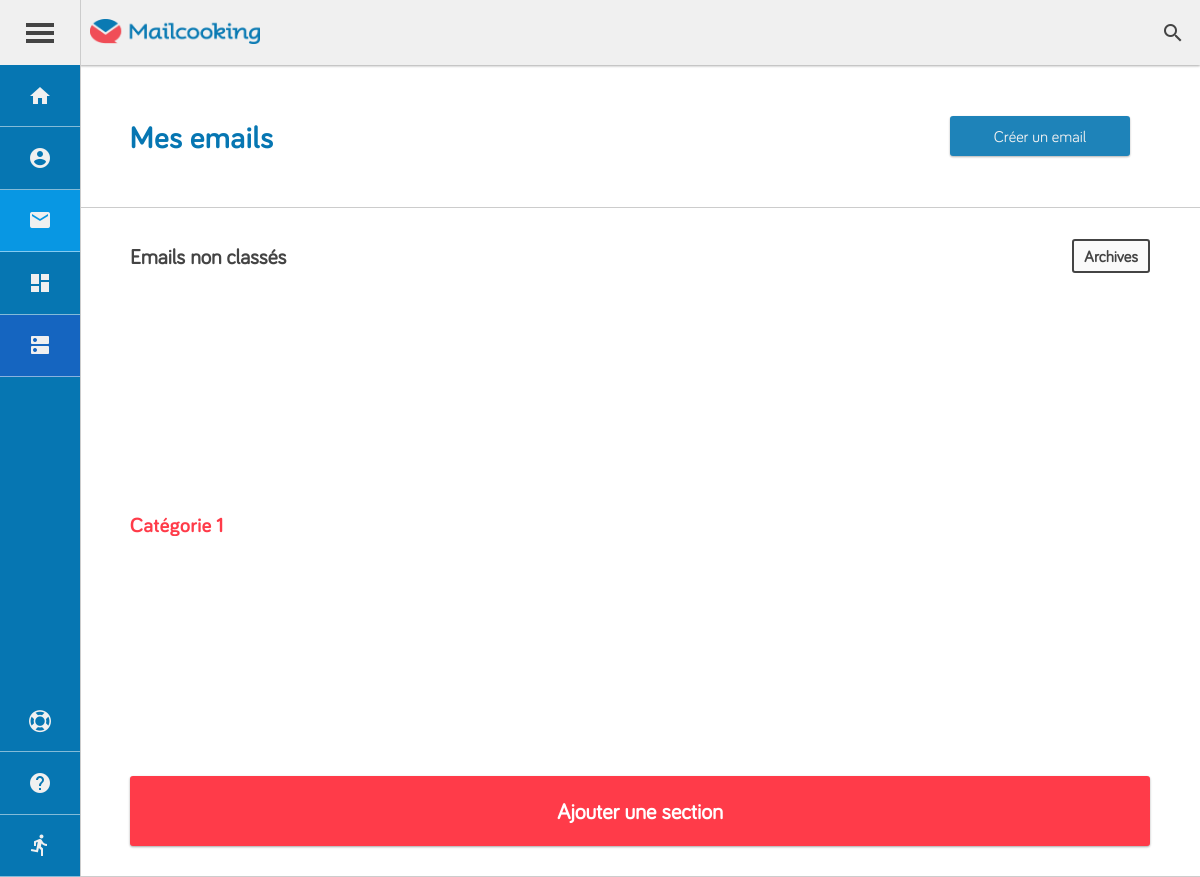
The app's page /?module=user&action=emails (signed in), older data.
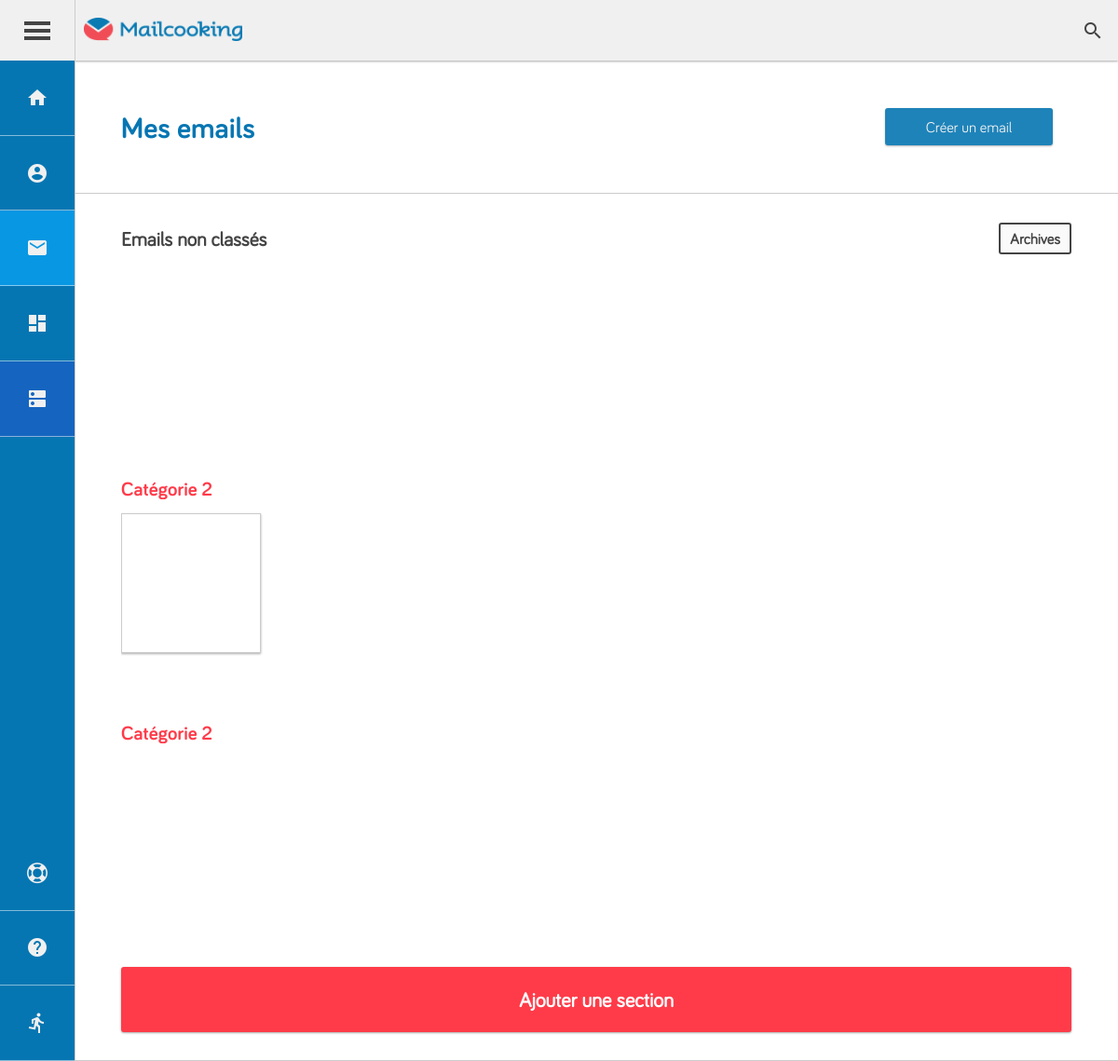
The same page, newer data.
### tables this page shows
CREATE TABLE `email_cat` (
  `cat_id` int(11) NOT NULL,
  `user_id` int(11) NOT NULL,
  `cat_name` varchar(100) NOT NULL
);

CREATE TABLE `mail_editor` (
  `id_mail` int(11) NOT NULL,
  `id_user` varchar(255) NOT NULL,
  `email_name` varchar(255) NOT NULL DEFAULT 'Sans Titre',
  `email_dom` longtext NOT NULL,
  `email_background` varchar(255) NOT NULL DEFAULT '#f0f0f0',
  `template_id` int(11) NOT NULL,
  `email_cat_id` int(11) DEFAULT NULL,
  `saved` tinyint(1) NOT NULL DEFAULT '0' COMMENT 'Statut de sauvegarde',
  `archive` tinyint(1) NOT NULL DEFAULT '0',
  `timestamp` timestamp NOT NULL DEFAULT CURRENT_TIMESTAMP
);

### core/coremodel.php (called while the page is built, shortened)
<?php
function selecttable($table, $options=array())
{
	global $connexion;
	try
	{
		$sql = 'SELECT * FROM ' . $table;
		if ((isset($options['wherecolumn'])) && (isset($options['wherevalue']))) {
			$sql .= ' WHERE ' . $options["wherecolumn"] . '="' . $options["wherevalue"] . '"';
		}
		if (isset($options['orderby'])) {
			$sql .= ' ORDER BY ' . $options["orderby"];
			if (isset($options["order"])) {
				$sql .= ' ' . $options["order"];
			}
		}
		$query = $connexion->query($sql);
		$data = $query->fetchAll();
		return $data;
	}
	catch (Exception $e)
	{
		die("Erreur SQL : " . $e->getMessage());
	}
}

### app/model/user/email/read_my_all_mails.php (called while the page is built, shortened)
<?php
	function read_my_all_mails($id, $archive)
	{
		global $connexion;
		try
		{
			$query = $connexion->prepare('SELECT *
											FROM mail_editor
												WHERE id_user=:id
												AND archive=:boul
												ORDER BY timestamp DESC');
			$query->bindParam(':id', $id, PDO::PARAM_INT);
			$query->bindParam(':boul', $archive, PDO::PARAM_INT);
			$query->execute();
			$email = $query->fetchAll();
			return $email;
		}
		catch (Exception $e)
		{
			die("Erreur SQL : " . $e->getMessage());
		}
	}

### app/view/user/emails.php (the view, shortened to what this page needs)
<?php
	include("app/view/layout/user/header.php");
?>
<div class="container container_emails">
	<div class="block full_block">
		<div class="pannel pannel_heading">
			<div class="row nowrap row-hori-between row-verti-center">
				<div>
					<h1>Mes emails</h1>
				</div>
				<div class="row row-verti-center nowrap">
					<button class="button_default button_primary">Créer un email</button>
				</div>
			</div>
		</div>
	</div>
	<div class="block full_block">
		<div class="pannel pannel_body" data-list-emails data-allow="0">
			<div class="col nowrap">
				<div class="pannel_title row row-hori-between row-verti-center">
					<h2>Emails non classés</h2>
					<a href="?module=user&action=archives">Archives</a>
				</div>
				<div class="pannel_body">
					<ul class="row row-verti-center nowrap emails_list">
					</ul>
				</div>
			</div>
		</div>
		<?php foreach ($userCat as $key => $cat): ?>
		<div class="pannel pannel_body" data-list-emails data-section="<?= $cat['cat_id'] ;?>" data-allow="1">
			<div class="col nowrap">
				<div class="pannel_title row row-verti-center">
					<p>
						<span spellcheck="false" onpaste="return false" class="title_row"><?= $cat['cat_name']; ?></span>
					</p>
				</div>
				<div class="pannel_body">
					<ul class="row row-verti-center nowrap emails_list">
						<?php foreach ($emails as $email): ?>
							<?php if ($cat['cat_id'] == $email['email_cat_id'] && $email["saved"] != 0) {
								$timestamp = new DateTime($email['timestamp']);
								$emailDate = $timestamp->format('d-m-Y');
								$folder = ''.$email['id_mail'].'_'.$emailDate.'/';
								$src = $chemin.'emails/'.$folder;
							?>
								<li style="background: url('<?= $src; ?>thumbs.png');" class="email" data-email="<?= $email["id_mail"]; ?>">
								</li>
							<?php } ?>
						<?php endforeach ?>
					</ul>
				</div>
			</div>
		</div>
		<?php endforeach ?>
		<div class="pannel pannel_body" id="pannelAddSection">
			<div class="col nowrap">
				<div class="col col-verti-center col-hori-center nowrap add_section">
					<div class="flipper">
						<div id="newCatFlipper" class="flipper_front row row-hori-center row-verti-center">
							<p>Ajouter une section</p>
						</div>
						<div class="flipper_back row row-hori-center row-verti-center">
							<span id="closedFlipper"><i class="material-icons">close</i></span>
							<form method="post" action="" class="col col-verti-center">
								<input type="text" spellcheck="false" autocomplete="off" id="inputCatFlipper" placeholder="Nom de la section" />
								<button type="submit" id="saveCatFlipper" class="button_default">Ajouter</button>
							</form>
						</div>
					</div>
				</div>
			</div>
		</div>
	</div>
</div>
<?php
	include("app/view/layout/user/footer.php");
?>

Row changes from the older to the newer data that the page shows:
removed email_cat: cat_name "Catégorie 1"
added email_cat: cat_name "Catégorie 2"
added mail_editor: saved 1 (drawn)
added email_cat: cat_name "Catégorie 2"
